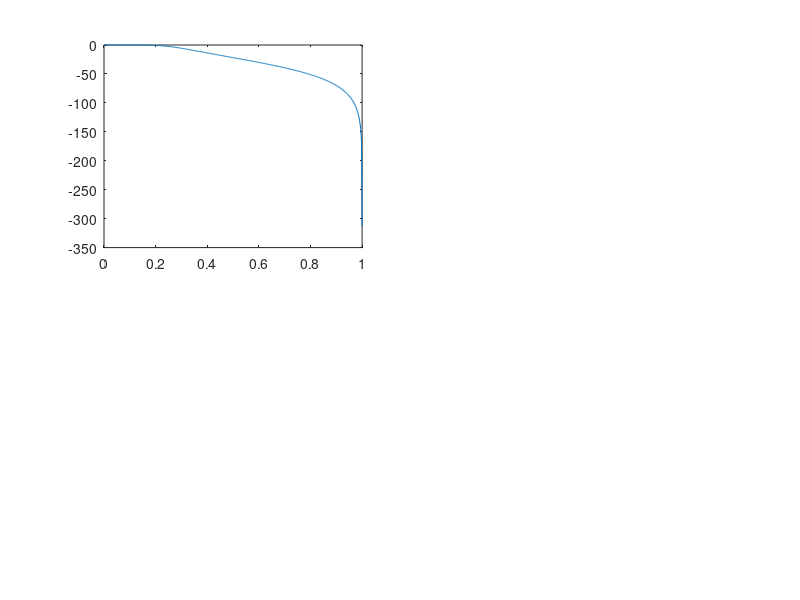

Source code (MATLAB): (Note: this script raises an error after producing the figure.)
%ds05e05.m for digital filter design and frequency response plot
clear, clf, format short e
Fs=5e4; T=1/Fs; % Sampling frequency and sampling period
disp('(a) Digital Butterworth LPF')
wp=2*pi*6000; ws=2*pi*15000; Rp=2; As=25; 
fp=wp*T/pi; fs=ws*T/pi;
[Nb,fcb]= buttord(fp,fs,Rp,As) % Order of analog BW LPF
[Bb_d,Ab_d]= butter(Nb,fcb) % num/den of digital BW LPF system ftn
fn=[0:512]/512; W=pi*fn;
% Plot the frequency response magnitude curve
subplot(221), plot(fn,20*log10(abs(freqz(Bb_d,Ab_d,W))+eps))
[SOS,Kc]= tf2sos(Bb_d,Ab_d)  % Cascade form realization 
[BBp,AAp,Kp]= tf2par_z(Bb_d,Ab_d) % Parallel form realization 
disp('(b) Digital Chebyshev I BPF')
ws1=2*pi*6e3; wp1=2*pi*1e4; wp2=2*pi*12e3; ws2=2*pi*15e3; Rp=2; As=25;
fp=[wp1 wp2]*T/pi; fs=[ws1 ws2]*T/pi; %Normalize edge freq into [0,1]
[Nc1,fcc1]=cheb1ord(fp,fs,Rp,As) % Order & critical passband edge freq
[Bc1_d,Ac1_d]= cheby1(Nc1,Rp,fcc1) % num/den of D-C1 BPF system ftn
% ... To be completed by the readers ...
